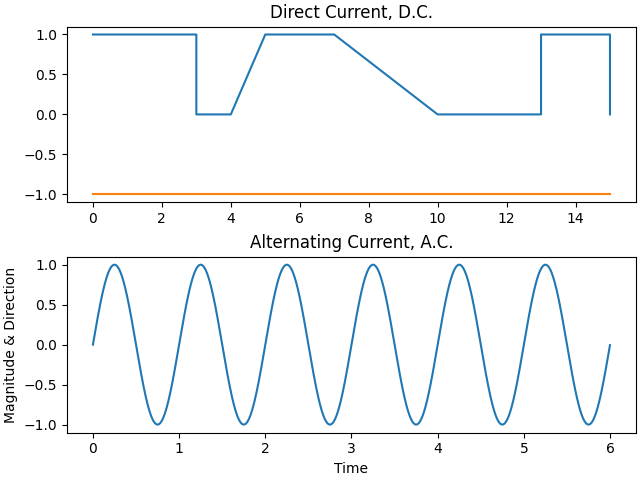

Reproduce this figure in Python.
# importing packages
import matplotlib.pyplot as plt
import numpy as np

# Create data for DC plot
x1 = [0, 3, 3, 4, 5, 7, 10, 13, 13, 15, 15]
y1 = [1, 1, 0, 0, 1, 1, 0,  0,  1,  1,  0]
x1a = [0, 15]
y1a = [-1, -1]
# Create AC Plot
x2 = np.arange(0, 6, 0.001)
y2 = np.sin(x2 * np.pi * 2)

# Create graph
fig, axs = plt.subplots(2, layout="constrained")
axs[0].plot(x1, y1)
axs[0].plot(x1a, y1a)
axs[0].set_title("Direct Current, D.C.")
axs[1].plot(x2,y2)
axs[1].set_title("Alternating Current, A.C.")
#fig.tight_layout()

#axs[0].set_title('Figire 3.1 - D.C. Vs. A.C.')
plt.xlabel("Time")
plt.ylabel("Magnitude & Direction")
plt.savefig('/home/gary/Documents/notes/ARRL/img/3/figure-3_1.png')
